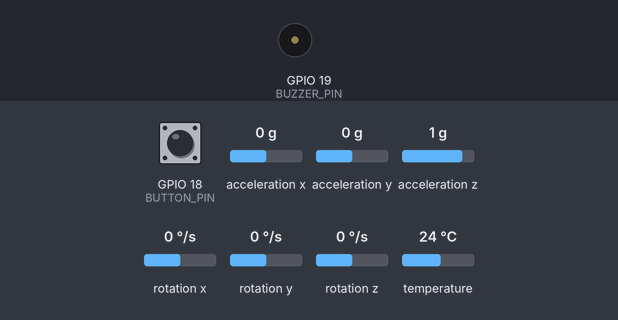
Bench run of a sketch on a simulated ESP32. Shown: buzzer (waves = sounding). Inputs (shaded band) come from the test bench; at power-on: acceleration x 0 g, acceleration y 0 g, acceleration z 1 g, rotation x 0 °/s, rotation y 0 °/s, GPIO 18 (BUTTON_PIN) HIGH, rotation z 0 °/s, temperature 24 °C. WiFi joins after 1.5 s; servers stay silent unless stated; what the sketch prints to the serial monitor is not drawn.

Above: at 5.1 s.
5.2 s: acceleration x set to -1.4 g
6.7 s: acceleration y set to -1.4 g
8.2 s: acceleration z set to -1.4 g
9.7 s: rotation x set to -192 °/s
11.2 s: rotation y set to -54 °/s
12.9 s: rotation y set to -61 °/s
At 13.8 s:
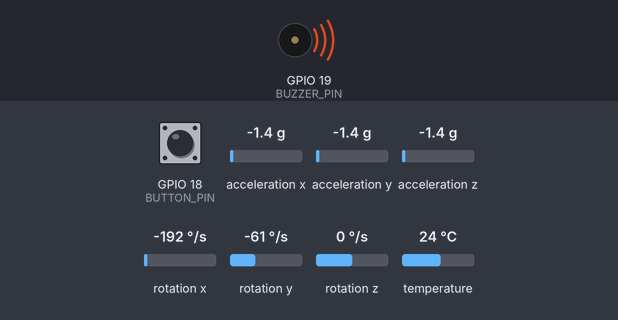
Timing chart, 0 to 16.9 s (numbered marks = the images above; inputs shaded):
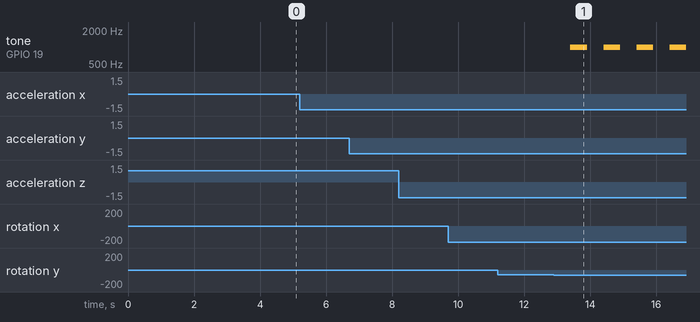

Measured:
- the behaviour switches between -57 and -58 °/s on rotation y (found by bisection; images 0 and 1)
- after the input at 5.2 s, every drawn part: stays the same
- after the input at 6.7 s, every drawn part: stays the same
- after the input at 8.2 s, every drawn part: stays the same
- after the input at 9.7 s, every drawn part: stays the same
- after the input at 11.2 s, every drawn part: stays the same
- after the input at 12.9 s, tone on GPIO 19 (BUZZER_PIN): alternates 1000 Hz for 0.50 s and silent for 0.50 s, starting after 0.50 s

The sketch:

Fall_Detection.ino
```cpp
#define BLYNK_TEMPLATE_ID "xxxxx"
#define BLYNK_TEMPLATE_NAME "xxxxx"
#define BLYNK_AUTH_TOKEN "xxxxx"

#define BLYNK_PRINT Serial
#include <WiFi.h>
#include <BlynkSimpleEsp32.h>
#include <Adafruit_MPU6050.h>
#include <Adafruit_Sensor.h>
#include <Wire.h>
#include "soc/soc.h"
#include "soc/rtc_cntl_reg.h"

Adafruit_MPU6050 mpu;

char ssid[] = "XXXXXX";
char pass[] = "xxxxxx";

const int BUTTON_PIN = 18;
const int BUZZER_PIN = 19;

const float ACCEL_FALL_THRESHOLD = 20.0;
const float GYRO_FALL_THRESHOLD = 3.5;

bool fallDetected = false;
unsigned long fallTime = 0;
unsigned long lastBuzzTime = 0;
unsigned long lastPrintTime = 0;
bool buzzerState = false;
const unsigned long CONFIRM_WINDOW = 10000;
const unsigned long BUTTON_IGNORE_WINDOW = 200;

float peakAccel = 0;
float peakGyro = 0;

BLYNK_CONNECTED() {
  Blynk.virtualWrite(V8, 0);
  Blynk.virtualWrite(V9, "✅ System Online & Monitoring");
  Serial.println("Blynk Connected");
}

void setup() {
  WRITE_PERI_REG(RTC_CNTL_BROWN_OUT_REG, 0);

  Serial.begin(115200);
  while (!Serial) delay(10);

  pinMode(BUTTON_PIN, INPUT_PULLUP);
  pinMode(BUZZER_PIN, OUTPUT);
  noTone(BUZZER_PIN);

  Serial.println("Fall Detection System Started");

  if (!mpu.begin()) {
    Serial.println("Failed to find MPU6050 chip");
    while (1) delay(10);
  }
  Serial.println("MPU6050 Found!");

  mpu.setAccelerometerRange(MPU6050_RANGE_16_G);
  mpu.setGyroRange(MPU6050_RANGE_2000_DEG);
  mpu.setFilterBandwidth(MPU6050_BAND_21_HZ);

  delay(100);

  Serial.println("Connecting to WiFi and Blynk...");
  Blynk.begin(BLYNK_AUTH_TOKEN, ssid, pass);

  delay(2000);
  Blynk.virtualWrite(V8, 0);
  Blynk.virtualWrite(V9, "✅ System Ready");
  Serial.println("✅ System Ready");
}

void loop() {
  Blynk.run();

  unsigned long currentTime = millis();

  sensors_event_t a, g, temp;
  mpu.getEvent(&a, &g, &temp);

  float accelMag = sqrt(
    a.acceleration.x * a.acceleration.x +
    a.acceleration.y * a.acceleration.y +
    a.acceleration.z * a.acceleration.z
  );

  float gyroMag = sqrt(
    g.gyro.x * g.gyro.x +
    g.gyro.y * g.gyro.y +
    g.gyro.z * g.gyro.z
  );

  if (accelMag > peakAccel) peakAccel = accelMag;
  if (gyroMag > peakGyro) peakGyro = gyroMag;

  if (currentTime - lastPrintTime >= 1000) {
    Serial.print("Peak Accel: "); Serial.print(peakAccel);
    Serial.print(" m/s² | Peak Gyro: "); Serial.print(peakGyro);
    Serial.println(" rad/s");

    Blynk.virtualWrite(V0, a.acceleration.x);
    Blynk.virtualWrite(V1, a.acceleration.y);
    Blynk.virtualWrite(V2, a.acceleration.z);
    Blynk.virtualWrite(V6, peakAccel);
    Blynk.virtualWrite(V7, peakGyro);

    peakAccel = 0;
    peakGyro = 0;

    lastPrintTime = currentTime;
  }

  if (!fallDetected) {
    if (accelMag > ACCEL_FALL_THRESHOLD && gyroMag > GYRO_FALL_THRESHOLD) {
      fallDetected = true;
      fallTime = currentTime;
      lastBuzzTime = currentTime;
      buzzerState = false;

      Serial.println("==================================");
      Serial.println(">> POSSIBLE FALL DETECTED!");
      Serial.println(">> Press button to cancel if false alarm.");
      Serial.println("==================================");

      Blynk.virtualWrite(V8, 255);
      Blynk.virtualWrite(V9, "⚠️ Possible Fall - Verifying...");
    }
  }

  if (fallDetected) {

    if (currentTime - fallTime > BUTTON_IGNORE_WINDOW) {
      if (digitalRead(BUTTON_PIN) == LOW) {
        Serial.println("==================================");
        Serial.println(">> FALSE ALARM - Alert cancelled.");
        Serial.println("==================================");

        fallDetected = false;
        noTone(BUZZER_PIN);
        buzzerState = false;

        Blynk.virtualWrite(V8, 0);
        Blynk.virtualWrite(V9, "✅ Normal - False Alarm Cleared");
        Blynk.logEvent("false_alert", "User confirmed: False alarm");

        unsigned long falseAlarmShowTime = millis();
        while (millis() - falseAlarmShowTime < 3000) {
          Blynk.run();
        }
        Blynk.virtualWrite(V9, "✅ System Online & Monitoring");

        return;
      }
    }

    static unsigned long lastCountTime = 0;
    if (currentTime - lastCountTime >= 1000) {
      unsigned long elapsed = currentTime - fallTime;
      if (elapsed < CONFIRM_WINDOW) {
        int remaining = (CONFIRM_WINDOW - elapsed) / 1000;
        Serial.print(">> Time remaining: ");
        Serial.print(remaining);
        Serial.println(" seconds");

        Blynk.virtualWrite(V9, String("⚠️ Verifying... ") + remaining + "s");
      }
      lastCountTime = currentTime;
    }

    if (currentTime - fallTime >= CONFIRM_WINDOW) {
      Serial.println("==================================");
      Serial.println("    🚨 FALL CONFIRMED! 🚨        ");
      Serial.println("  SENDING ALERT TO CARETAKER...  ");
      Serial.println("==================================");

      fallDetected = false;
      noTone(BUZZER_PIN);
      buzzerState = false;

      Blynk.logEvent("fall_alert","FALL DETECTED! Please check on the person immediately.");
      Blynk.virtualWrite(V8, 255);
      Blynk.virtualWrite(V9, "🚨 FALL CONFIRMED - Alert Sent!");

      unsigned long fallConfirmShowTime = millis();
      while (millis() - fallConfirmShowTime < 3000) {
        Blynk.run();
      }
      Blynk.virtualWrite(V8, 0);
      Blynk.virtualWrite(V9, "✅ System Online & Monitoring");

      return;
    }

    if (currentTime - lastBuzzTime >= 500) {
      buzzerState = !buzzerState;
      if (buzzerState) {
        tone(BUZZER_PIN, 1000);
      } else {
        noTone(BUZZER_PIN);
      }
      lastBuzzTime = currentTime;
    }
  }
}
```
